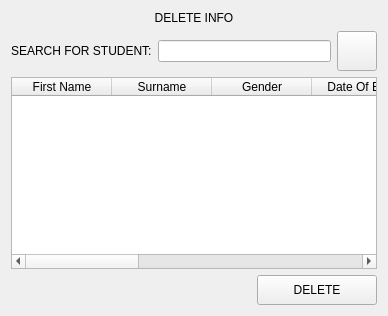
               <widget class="QWidget" name="page_delete">
                <layout class="QVBoxLayout" name="verticalLayout_12">
                 <item>
                  <widget class="QLabel" name="label_22">
                   <property name="text">
                    <string>DELETE INFO</string>
                   </property>
                   <property name="alignment">
                    <set>Qt::AlignCenter</set>
                   </property>
                  </widget>
                 </item>
                 <item>
                  <layout class="QHBoxLayout" name="horizontalLayout_9">
                   <item>
                    <widget class="QLabel" name="label_23">
                     <property name="text">
                      <string>SEARCH FOR STUDENT:</string>
                     </property>
                    </widget>
                   </item>
                   <item>
                    <widget class="QLineEdit" name="delete_search"/>
                   </item>
                   <item>
                    <widget class="QPushButton" name="bt_search">
                     <property name="minimumSize">
                      <size>
                       <width>40</width>
                       <height>40</height>
                      </size>
                     </property>
                     <property name="text">
                      <string/>
                     </property>
                     <property name="icon">
                      <iconset resource="resources.qrc">
                       <normaloff>:/icons/feather/search.svg</normaloff>:/icons/feather/search.svg</iconset>
                     </property>
                    </widget>
                   </item>
                  </layout>
                 </item>
                 <item>
                  <widget class="QTableWidget" name="table_search">
                   <column>
                    <property name="text">
                     <string>First Name</string>
                    </property>
                   </column>
                   <column>
                    <property name="text">
                     <string>Surname</string>
                    </property>
                   </column>
                   <column>
                    <property name="text">
                     <string>Gender</string>
                    </property>
                   </column>
                   <column>
                    <property name="text">
                     <string>Date Of Birth</string>
                    </property>
                   </column>
                   <column>
                    <property name="text">
                     <string>Class</string>
                    </property>
                   </column>
                   <column>
                    <property name="text">
                     <string>Address</string>
                    </property>
                   </column>
                   <column>
                    <property name="text">
                     <string>Parent Name</string>
                    </property>
                   </column>
                   <column>
                    <property name="text">
                     <string>Contact</string>
                    </property>
                   </column>
                   <column>
                    <property name="text">
                     <string>Email</string>
                    </property>
                   </column>
                  </widget>
                 </item>
                 <item>
                  <layout class="QHBoxLayout" name="horizontalLayout_10">
                   <item>
                    <widget class="QLabel" name="signal_delete">
                     <property name="minimumSize">
                      <size>
                       <width>200</width>
                       <height>30</height>
                      </size>
                     </property>
                     <property name="text">
                      <string/>
                     </property>
                    </widget>
                   </item>
                   <item>
                    <spacer name="horizontalSpacer_10">
                     <property name="orientation">
                      <enum>Qt::Horizontal</enum>
                     </property>
                     <property name="sizeHint" stdset="0">
                      <size>
                       <width>40</width>
                       <height>20</height>
                      </size>
                     </property>
                    </spacer>
                   </item>
                   <item>
                    <widget class="QPushButton" name="bt_delect">
                     <property name="minimumSize">
                      <size>
                       <width>120</width>
                       <height>30</height>
                      </size>
                     </property>
                     <property name="text">
                      <string>DELETE</string>
                     </property>
                    </widget>
                   </item>
                  </layout>
                 </item>
                </layout>
               </widget>
